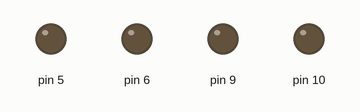
Recording of a sketch running on a simulated Arduino Uno, built with avr-gcc and run on an emulated ATmega328P. Shown: output pins drawn as LEDs (lit = HIGH).

Above: at 0.1 s.
At 18.1 s:
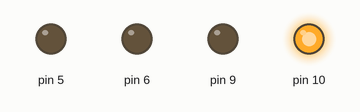
Timing chart, 0 to 19.6 s (numbered marks = the images above):
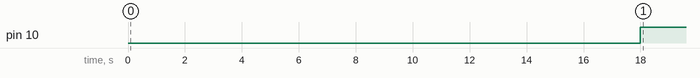

The sketch:

labweek3.ino
```cpp
//simple code to get the buggy wheels going forward and backwards,
//no PWM to control speed involved yet
void setup() {

  Serial.begin(9600);
  pinMode(5,OUTPUT);
  pinMode(6,OUTPUT);

  pinMode(9,OUTPUT);
  pinMode(10,OUTPUT);
}

void loop() {
  //right wheel
  digitalWrite(5,LOW);
  delay(5000);
  digitalWrite(5,LOW);
  delay(1000);
  digitalWrite(6,LOW);
  delay(5000);
  digitalWrite(6,LOW);
  delay(1000);
  //5 high goes forward
  //6 high goes backward

  //left wheel
  digitalWrite(9,LOW);
  delay(5000);
  digitalWrite(9,LOW);
  delay(1000);
  digitalWrite(10,HIGH);
  delay(5000);
  digitalWrite(10,HIGH);
  delay(1000);
  //9 high goes forward
  //10 high goes backward

}
```

Measured:
- by itself, pin 10: LOW → HIGH at 18.0 s
